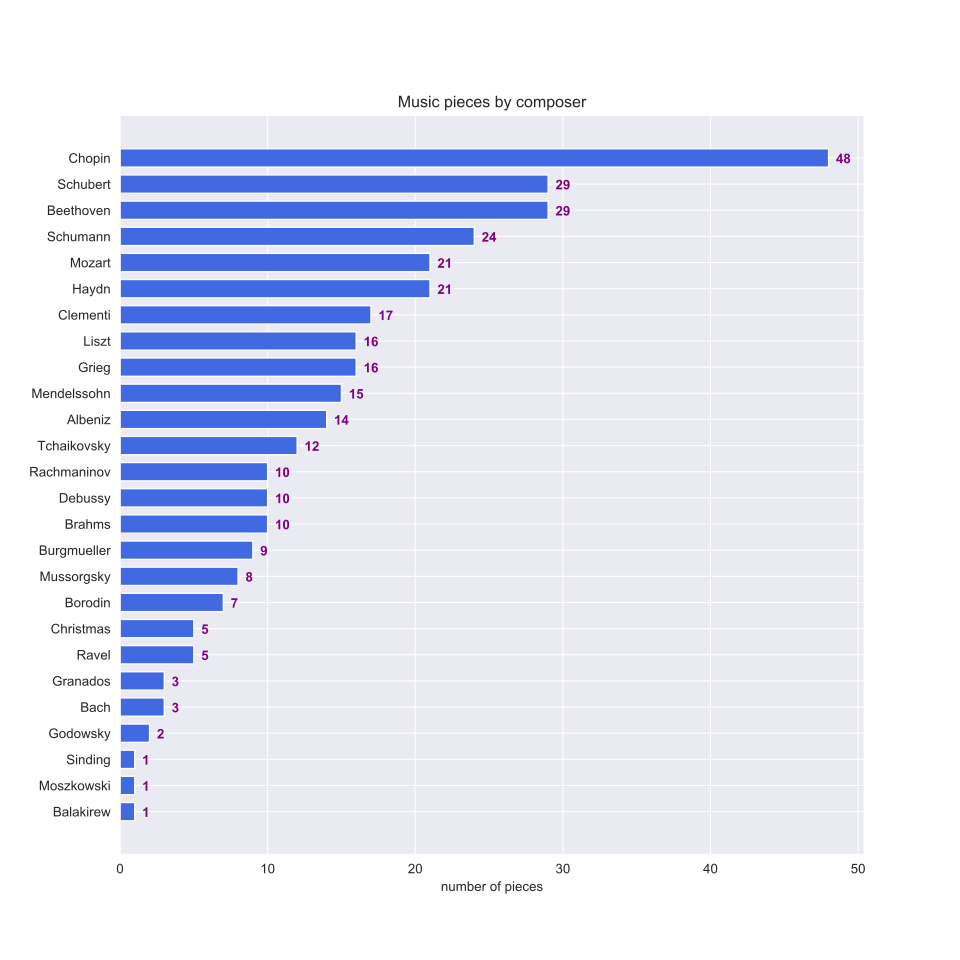

The script that saved this image:
import pandas as pd
import numpy as np
import pretty_midi as pm
import math
from collections import Counter
from functools import reduce
import matplotlib.pyplot as plt
import seaborn as sns
sns.set_style("darkgrid")

metadata = pd.read_csv('metadata.csv')

# durations
for i, row in metadata.iterrows():
    if not math.isnan(row['year']):
        metadata.loc[i, 'year'] = str(int(row['year']))
    if math.isnan(row['duration']):
        midi_data = pm.PrettyMIDI(row['midi'])
        duration = midi_data.get_end_time()
        metadata.loc[i, 'duration'] = duration
metadata.to_csv('metadata.csv', index=False)
print('Total duration: {:.2f} hours.'.format(metadata.sum()['duration'] / 3600))

# count composer
count_composer = Counter(metadata.loc[:,'composer'])
count_composer = [(composer, count) for composer, count in count_composer.items()]
count_composer.sort(key=lambda x: x[1])
x = [item[0] for item in count_composer]
y = [item[1] for item in count_composer]

fig, ax = plt.subplots(figsize=(10,10))    
width = 0.7 # the width of the bars 
ind = np.arange(len(y))  # the x locations for the groups
ax.barh(ind, y, width, color='royalblue')
for i, v in enumerate(y):
    ax.text(v+0.5, i-0.2, str(v), color='purple', fontweight='bold')
ax.set_yticks(ind)
ax.set_yticklabels(x, minor=False)
plt.title('Music pieces by composer')
plt.xlabel('number of pieces')
plt.savefig('statistics.svg')